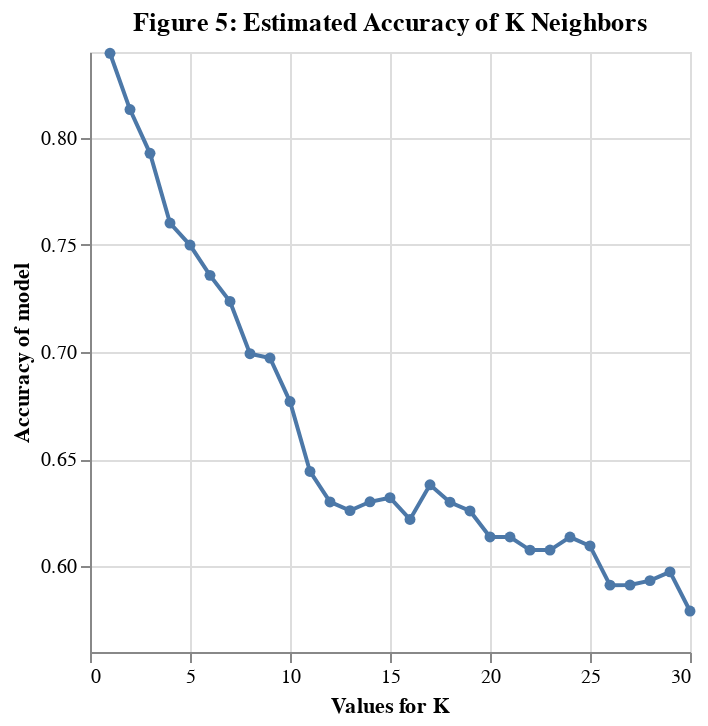

The notebook cell saved with this chart:
### Code cell
# plot the accuracy of the K-values with a line-plot
cross_val_plot = alt.Chart(grid_results).mark_line(point=True).encode(
    x=alt.X("param_kneighborsclassifier__n_neighbors").title("Values for K").scale(zero=True),
    y=alt.Y("mean_test_score").title("Accuracy of model").scale(zero=False)
).properties(
    title = "Figure 5: Estimated Accuracy of K Neighbors"
)

cross_val_plot

### Figure 1 — Vega-Lite specification as saved in the notebook (floating-point values rounded to 4 significant figures)
{"config": {"view": {"continuousWidth": 300, "continuousHeight": 300}}, "data": {"name": "data-b47ae0d9375882eddc426507e0d05f5f"}, "mark": {"type": "line", "point": true}, "encoding": {"x": {"field": "param_kneighborsclassifier__n_neighbors", "scale": {"zero": true}, "title": "Values for K", "type": "quantitative"}, "y": {"field": "mean_test_score", "scale": {"zero": false}, "title": "Accuracy of model", "type": "quantitative"}}, "title": "Figure 5: Estimated Accuracy of K Neighbors", "$schema": "https://vega.github.io/schema/vega-lite/v5.16.3.json", "datasets": {"data-b47ae0d9375882eddc426507e0d05f5f": [{"mean_fit_time": 0.01025, "std_fit_time": 0.005837, "mean_score_time": 0.007982, "std_score_time": 0.000521, "param_kneighborsclassifier__n_neighbors": 1, "params": {"kneighborsclassifier__n_neighbors": 1}, "split0_test_score": 0.8485, "split1_test_score": 0.8384, "split2_test_score": 0.8061, "split3_test_score": 0.8367, "split4_test_score": 0.8673, "mean_test_score": 0.8394, "std_test_score": 0.0199, "rank_test_score": 1}, {"mean_fit_time": 0.006699, "std_fit_time": 0.0007427, "mean_score_time": 0.01426, "std_score_time": 0.01066, "param_kneighborsclassifier__n_neighbors": 2, "params": {"kneighborsclassifier__n_neighbors": 2}, "split0_test_score": 0.798, "split1_test_score": 0.7677, "split2_test_score": 0.8061, "split3_test_score": 0.8469, "split4_test_score": 0.8469, "mean_test_score": 0.8131, "std_test_score": 0.03043, "rank_test_score": 2}, {"mean_fit_time": 0.006232, "std_fit_time": 0.0002027, "mean_score_time": 0.008691, "std_score_time": 0.001949, "param_kneighborsclassifier__n_neighbors": 3, "params": {"kneighborsclassifier__n_neighbors": 3}, "split0_test_score": 0.798, "split1_test_score": 0.7677, "split2_test_score": 0.7653, "split3_test_score": 0.8265, "split4_test_score": 0.8061, "mean_test_score": 0.7927, "std_test_score": 0.02336, "rank_test_score": 3}, {"mean_fit_time": 0.007613, "std_fit_time": 0.0006984, "mean_score_time": 0.007869, "std_score_time": 0.000205, "param_kneighborsclassifier__n_neighbors": 4, "params": {"kneighborsclassifier__n_neighbors": 4}, "split0_test_score": 0.7677, "split1_test_score": 0.7576, "split2_test_score": 0.7245, "split3_test_score": 0.7857, "split4_test_score": 0.7653, "mean_test_score": 0.7602, "std_test_score": 0.02008, "rank_test_score": 4}, {"mean_fit_time": 0.006306, "std_fit_time": 0.0006177, "mean_score_time": 0.008338, "std_score_time": 0.0008442, "param_kneighborsclassifier__n_neighbors": 5, "params": {"kneighborsclassifier__n_neighbors": 5}, "split0_test_score": 0.8081, "split1_test_score": 0.7374, "split2_test_score": 0.6837, "split3_test_score": 0.7857, "split4_test_score": 0.7347, "mean_test_score": 0.7499, "std_test_score": 0.04346, "rank_test_score": 5}, {"mean_fit_time": 0.007089, "std_fit_time": 0.001151, "mean_score_time": 0.008278, "std_score_time": 0.0006896, "param_kneighborsclassifier__n_neighbors": 6, "params": {"kneighborsclassifier__n_neighbors": 6}, "split0_test_score": 0.7879, "split1_test_score": 0.6869, "split2_test_score": 0.6939, "split3_test_score": 0.7755, "split4_test_score": 0.7347, "mean_test_score": 0.7358, "std_test_score": 0.04109, "rank_test_score": 6}, {"mean_fit_time": 0.006573, "std_fit_time": 0.0005629, "mean_score_time": 0.007858, "std_score_time": 0.0001412, "param_kneighborsclassifier__n_neighbors": 7, "params": {"kneighborsclassifier__n_neighbors": 7}, "split0_test_score": 0.7172, "split1_test_score": 0.7172, "split2_test_score": 0.6735, "split3_test_score": 0.7857, "split4_test_score": 0.7245, "mean_test_score": 0.7236, "std_test_score": 0.03593, "rank_test_score": 7}, {"mean_fit_time": 0.006155, "std_fit_time": 0.0002516, "mean_score_time": 0.008091, "std_score_time": 0.0003685, "param_kneighborsclassifier__n_neighbors": 8, "params": {"kneighborsclassifier__n_neighbors": 8}, "split0_test_score": 0.7172, "split1_test_score": 0.6768, "split2_test_score": 0.6837, "split3_test_score": 0.7041, "split4_test_score": 0.7143, "mean_test_score": 0.6992, "std_test_score": 0.01624, "rank_test_score": 8}, {"mean_fit_time": 0.005993, "std_fit_time": 0.0001573, "mean_score_time": 0.007828, "std_score_time": 0.0002681, "param_kneighborsclassifier__n_neighbors": 9, "params": {"kneighborsclassifier__n_neighbors": 9}, "split0_test_score": 0.697, "split1_test_score": 0.6768, "split2_test_score": 0.6633, "split3_test_score": 0.7245, "split4_test_score": 0.7245, "mean_test_score": 0.6972, "std_test_score": 0.02473, "rank_test_score": 9}, {"mean_fit_time": 0.006154, "std_fit_time": 0.0003212, "mean_score_time": 0.008362, "std_score_time": 0.000634, "param_kneighborsclassifier__n_neighbors": 10, "params": {"kneighborsclassifier__n_neighbors": 10}, "split0_test_score": 0.6869, "split1_test_score": 0.6465, "split2_test_score": 0.6633, "split3_test_score": 0.6735, "split4_test_score": 0.7143, "mean_test_score": 0.6769, "std_test_score": 0.0229, "rank_test_score": 10}, {"mean_fit_time": 0.006591, "std_fit_time": 0.0004184, "mean_score_time": 0.008493, "std_score_time": 0.0005356, "param_kneighborsclassifier__n_neighbors": 11, "params": {"kneighborsclassifier__n_neighbors": 11}, "split0_test_score": 0.6667, "split1_test_score": 0.6465, "split2_test_score": 0.602, "split3_test_score": 0.6224, "split4_test_score": 0.6837, "mean_test_score": 0.6443, "std_test_score": 0.02939, "rank_test_score": 11}, {"mean_fit_time": 0.007267, "std_fit_time": 0.002089, "mean_score_time": 0.01055, "std_score_time": 0.002861, "param_kneighborsclassifier__n_neighbors": 12, "params": {"kneighborsclassifier__n_neighbors": 12}, "split0_test_score": 0.6465, "split1_test_score": 0.6364, "split2_test_score": 0.6122, "split3_test_score": 0.6224, "split4_test_score": 0.6327, "mean_test_score": 0.63, "std_test_score": 0.01175, "rank_test_score": 15}, {"mean_fit_time": 0.006004, "std_fit_time": 0.0002613, "mean_score_time": 0.007771, "std_score_time": 8.42e-05, "param_kneighborsclassifier__n_neighbors": 13, "params": {"kneighborsclassifier__n_neighbors": 13}, "split0_test_score": 0.6465, "split1_test_score": 0.6263, "split2_test_score": 0.6122, "split3_test_score": 0.602, "split4_test_score": 0.6429, "mean_test_score": 0.626, "std_test_score": 0.01712, "rank_test_score": 17}, {"mean_fit_time": 0.006053, "std_fit_time": 0.0004765, "mean_score_time": 0.00847, "std_score_time": 0.001417, "param_kneighborsclassifier__n_neighbors": 14, "params": {"kneighborsclassifier__n_neighbors": 14}, "split0_test_score": 0.6162, "split1_test_score": 0.6364, "split2_test_score": 0.602, "split3_test_score": 0.6224, "split4_test_score": 0.6735, "mean_test_score": 0.6301, "std_test_score": 0.02433, "rank_test_score": 14}, {"mean_fit_time": 0.006167, "std_fit_time": 0.0003008, "mean_score_time": 0.008527, "std_score_time": 0.0003003, "param_kneighborsclassifier__n_neighbors": 15, "params": {"kneighborsclassifier__n_neighbors": 15}, "split0_test_score": 0.6768, "split1_test_score": 0.6364, "split2_test_score": 0.5918, "split3_test_score": 0.5918, "split4_test_score": 0.6633, "mean_test_score": 0.632, "std_test_score": 0.03529, "rank_test_score": 13}, {"mean_fit_time": 0.006277, "std_fit_time": 0.0001521, "mean_score_time": 0.008687, "std_score_time": 0.0003159, "param_kneighborsclassifier__n_neighbors": 16, "params": {"kneighborsclassifier__n_neighbors": 16}, "split0_test_score": 0.6465, "split1_test_score": 0.6364, "split2_test_score": 0.5816, "split3_test_score": 0.6224, "split4_test_score": 0.6224, "mean_test_score": 0.6219, "std_test_score": 0.02207, "rank_test_score": 19}, {"mean_fit_time": 0.006245, "std_fit_time": 0.0001511, "mean_score_time": 0.008034, "std_score_time": 0.0002416, "param_kneighborsclassifier__n_neighbors": 17, "params": {"kneighborsclassifier__n_neighbors": 17}, "split0_test_score": 0.6768, "split1_test_score": 0.697, "split2_test_score": 0.5714, "split3_test_score": 0.6327, "split4_test_score": 0.6122, "mean_test_score": 0.638, "std_test_score": 0.04495, "rank_test_score": 12}, {"mean_fit_time": 0.005985, "std_fit_time": 0.0001749, "mean_score_time": 0.007888, "std_score_time": 8.84e-05, "param_kneighborsclassifier__n_neighbors": 18, "params": {"kneighborsclassifier__n_neighbors": 18}, "split0_test_score": 0.6667, "split1_test_score": 0.6869, "split2_test_score": 0.551, "split3_test_score": 0.6327, "split4_test_score": 0.6122, "mean_test_score": 0.6299, "std_test_score": 0.0472, "rank_test_score": 16}, {"mean_fit_time": 0.006113, "std_fit_time": 0.0001953, "mean_score_time": 0.008265, "std_score_time": 0.000237, "param_kneighborsclassifier__n_neighbors": 19, "params": {"kneighborsclassifier__n_neighbors": 19}, "split0_test_score": 0.6667, "split1_test_score": 0.6768, "split2_test_score": 0.5408, "split3_test_score": 0.6327, "split4_test_score": 0.6122, "mean_test_score": 0.6258, "std_test_score": 0.04842, "rank_test_score": 18}, {"mean_fit_time": 0.006069, "std_fit_time": 0.0002796, "mean_score_time": 0.008751, "std_score_time": 0.001529, "param_kneighborsclassifier__n_neighbors": 20, "params": {"kneighborsclassifier__n_neighbors": 20}, "split0_test_score": 0.6465, "split1_test_score": 0.6465, "split2_test_score": 0.5306, "split3_test_score": 0.6122, "split4_test_score": 0.6327, "mean_test_score": 0.6137, "std_test_score": 0.04339, "rank_test_score": 20}, {"mean_fit_time": 0.005974, "std_fit_time": 9.69e-05, "mean_score_time": 0.008219, "std_score_time": 0.0002228, "param_kneighborsclassifier__n_neighbors": 21, "params": {"kneighborsclassifier__n_neighbors": 21}, "split0_test_score": 0.6465, "split1_test_score": 0.6566, "split2_test_score": 0.5306, "split3_test_score": 0.602, "split4_test_score": 0.6327, "mean_test_score": 0.6137, "std_test_score": 0.04541, "rank_test_score": 21}, {"mean_fit_time": 0.006167, "std_fit_time": 0.0001895, "mean_score_time": 0.008096, "std_score_time": 0.0001518, "param_kneighborsclassifier__n_neighbors": 22, "params": {"kneighborsclassifier__n_neighbors": 22}, "split0_test_score": 0.6465, "split1_test_score": 0.6566, "split2_test_score": 0.5102, "split3_test_score": 0.6122, "split4_test_score": 0.6122, "mean_test_score": 0.6075, "std_test_score": 0.05184, "rank_test_score": 25}, {"mean_fit_time": 0.005975, "std_fit_time": 0.0001878, "mean_score_time": 0.009226, "std_score_time": 0.001631, "param_kneighborsclassifier__n_neighbors": 23, "params": {"kneighborsclassifier__n_neighbors": 23}, "split0_test_score": 0.6465, "split1_test_score": 0.6465, "split2_test_score": 0.5102, "split3_test_score": 0.6122, "split4_test_score": 0.6224, "mean_test_score": 0.6076, "std_test_score": 0.0505, "rank_test_score": 24}, {"mean_fit_time": 0.006639, "std_fit_time": 0.0003593, "mean_score_time": 0.009306, "std_score_time": 0.0008676, "param_kneighborsclassifier__n_neighbors": 24, "params": {"kneighborsclassifier__n_neighbors": 24}, "split0_test_score": 0.6667, "split1_test_score": 0.6566, "split2_test_score": 0.5, "split3_test_score": 0.6122, "split4_test_score": 0.6327, "mean_test_score": 0.6136, "std_test_score": 0.05989, "rank_test_score": 22}, {"mean_fit_time": 0.006213, "std_fit_time": 0.0003155, "mean_score_time": 0.008812, "std_score_time": 0.0007263, "param_kneighborsclassifier__n_neighbors": 25, "params": {"kneighborsclassifier__n_neighbors": 25}, "split0_test_score": 0.6768, "split1_test_score": 0.6667, "split2_test_score": 0.5102, "split3_test_score": 0.5816, "split4_test_score": 0.6122, "mean_test_score": 0.6095, "std_test_score": 0.06072, "rank_test_score": 23}, {"mean_fit_time": 0.006064, "std_fit_time": 0.0002105, "mean_score_time": 0.008294, "std_score_time": 0.0002299, "param_kneighborsclassifier__n_neighbors": 26, "params": {"kneighborsclassifier__n_neighbors": 26}, "split0_test_score": 0.697, "split1_test_score": 0.6162, "split2_test_score": 0.4694, "split3_test_score": 0.5612, "split4_test_score": 0.6122, "mean_test_score": 0.5912, "std_test_score": 0.07482, "rank_test_score": 29}, {"mean_fit_time": 0.006075, "std_fit_time": 0.0002322, "mean_score_time": 0.00824, "std_score_time": 0.0001768, "param_kneighborsclassifier__n_neighbors": 27, "params": {"kneighborsclassifier__n_neighbors": 27}, "split0_test_score": 0.6869, "split1_test_score": 0.6061, "split2_test_score": 0.4796, "split3_test_score": 0.5714, "split4_test_score": 0.6122, "mean_test_score": 0.5912, "std_test_score": 0.06733, "rank_test_score": 28}, {"mean_fit_time": 0.006704, "std_fit_time": 0.001368, "mean_score_time": 0.008488, "std_score_time": 0.0003987, "param_kneighborsclassifier__n_neighbors": 28, "params": {"kneighborsclassifier__n_neighbors": 28}, "split0_test_score": 0.6566, "split1_test_score": 0.6263, "split2_test_score": 0.4898, "split3_test_score": 0.5918, "split4_test_score": 0.602, "mean_test_score": 0.5933, "std_test_score": 0.05636, "rank_test_score": 27}, {"mean_fit_time": 0.006503, "std_fit_time": 0.0005952, "mean_score_time": 0.008331, "std_score_time": 0.0003604, "param_kneighborsclassifier__n_neighbors": 29, "params": {"kneighborsclassifier__n_neighbors": 29}, "split0_test_score": 0.6566, "split1_test_score": 0.6263, "split2_test_score": 0.5, "split3_test_score": 0.5714, "split4_test_score": 0.6327, "mean_test_score": 0.5974, "std_test_score": 0.0561, "rank_test_score": 26}, {"mean_fit_time": 0.006341, "std_fit_time": 0.0003058, "mean_score_time": 0.008878, "std_score_time": 0.0007277, "param_kneighborsclassifier__n_neighbors": 30, "params": {"kneighborsclassifier__n_neighbors": 30}, "split0_test_score": 0.6465, "split1_test_score": 0.5859, "split2_test_score": 0.5, "split3_test_score": 0.5714, "split4_test_score": 0.5918, "mean_test_score": 0.5791, "std_test_score": 0.04704, "rank_test_score": 30}]}}
